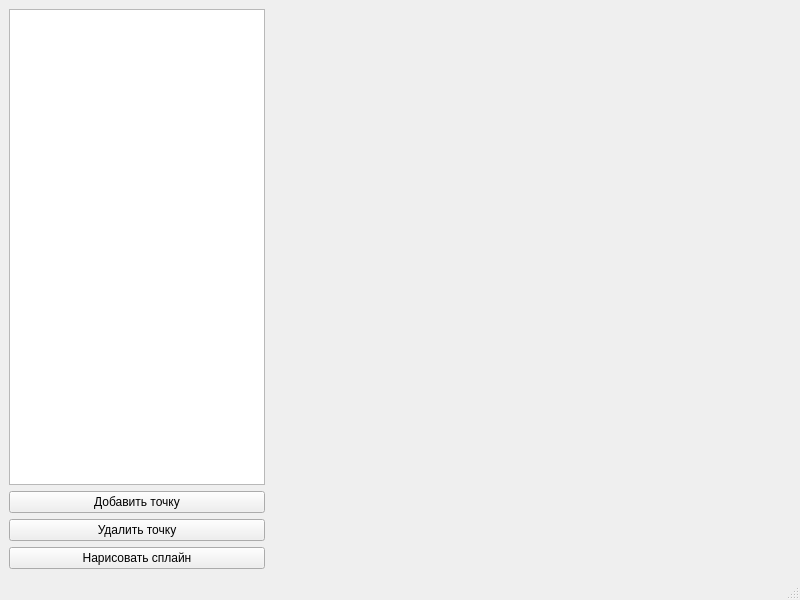
<?xml version="1.0" encoding="UTF-8"?>
<ui version="4.0">
 <class>MainWindow</class>
 <widget class="QMainWindow" name="MainWindow">
  <property name="geometry">
   <rect>
    <x>0</x>
    <y>0</y>
    <width>800</width>
    <height>600</height>
   </rect>
  </property>
  <property name="windowTitle">
   <string>MainWindow</string>
  </property>
  <widget class="QWidget" name="centralwidget">
   <layout class="QHBoxLayout" name="horizontalLayout">
    <item>
     <layout class="QVBoxLayout" name="verticalLayout">
      <item>
       <widget class="QListWidget" name="points_list_widget">
        <property name="sizePolicy">
         <sizepolicy hsizetype="Preferred" vsizetype="Expanding">
          <horstretch>0</horstretch>
          <verstretch>0</verstretch>
         </sizepolicy>
        </property>
       </widget>
      </item>
      <item>
       <widget class="QPushButton" name="add_point_button">
        <property name="text">
         <string>Добавить точку</string>
        </property>
       </widget>
      </item>
      <item>
       <widget class="QPushButton" name="delete_point_button">
        <property name="text">
         <string>Удалить точку</string>
        </property>
       </widget>
      </item>
      <item>
       <widget class="QPushButton" name="draw_button">
        <property name="text">
         <string>Нарисовать сплайн</string>
        </property>
       </widget>
      </item>
     </layout>
    </item>
    <item>
     <widget class="QWidget" name="plot_widget" native="true">
      <property name="sizePolicy">
       <sizepolicy hsizetype="Expanding" vsizetype="Expanding">
        <horstretch>0</horstretch>
        <verstretch>0</verstretch>
       </sizepolicy>
      </property>
     </widget>
    </item>
   </layout>
  </widget>
  <widget class="QMenuBar" name="menubar">
   <property name="geometry">
    <rect>
     <x>0</x>
     <y>0</y>
     <width>800</width>
     <height>21</height>
    </rect>
   </property>
  </widget>
  <widget class="QStatusBar" name="statusbar"/>
 </widget>
 <resources/>
 <connections/>
</ui>
